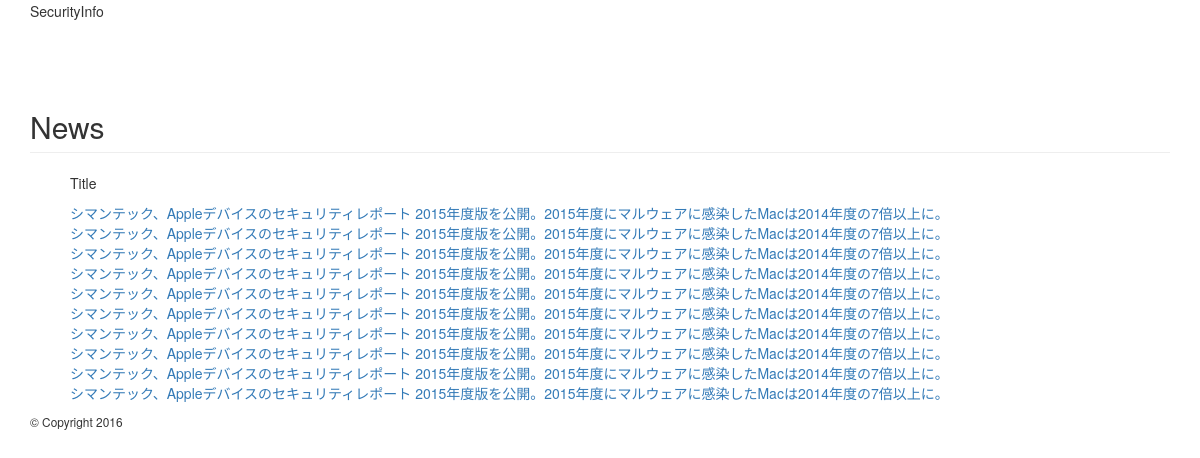
Page /crawler/index/ on the earlier database version.
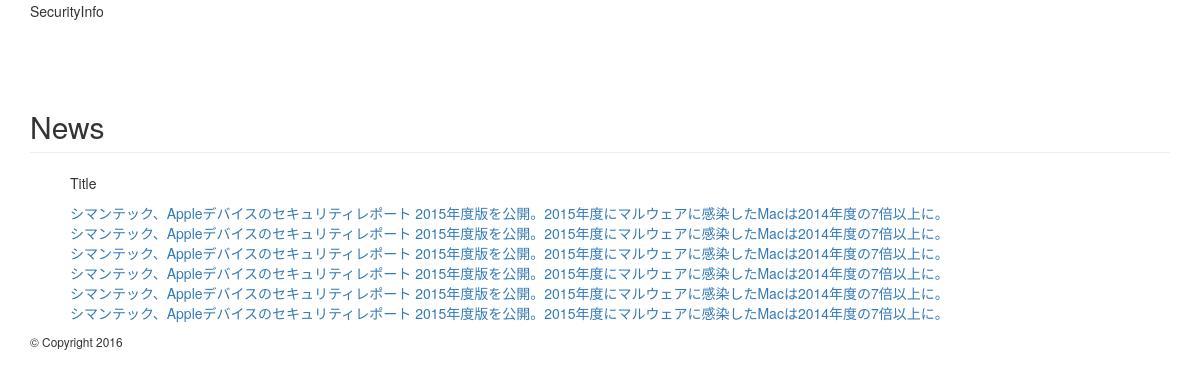
Same page on the later database version.
### crawler/models.py (models this page shows, shortened)
class Url_list(models.Model):
    url = models.CharField(u'URL', max_length=255)
    title = models.CharField(u'タイトル', unique=True, max_length=255, blank=True)
    timestamp = models.CharField(u'最終更新日', max_length=255)

### crawler/views.py (the view)
class UrlListView(ListView):
    model = Url_list
    template_name = 'index.html'
    context_object_name = 'index'
    paginate_by = 10
    def get_queryset(self):
        return Url_list.objects.all().order_by('id')

### crawler/templates/index.html
{% extends "base.html" %}
{% block content %}
<h2 class="page-header">News</h2>
<ul class="url_list">
  <p>Title</p>
  {% for ele in index %}
    <li style="list-style:none">
      <span class="content">
           <a href= "{{ ele.url }}">
             {{ ele.title }}
           </a>
      </span>
    </li>
  {% endfor %}
</ul>
{% endblock content %}

Differences in the rows shown:
removed Url_list: title "シマンテック、Appleデバイスのセキュリティレポート 2015年度版を公開。2015年度にマルウェアに感染したMacは2014年度の7倍以上に。"
removed Url_list: title "シマンテック、Appleデバイスのセキュリティレポート 2015年度版を公開。2015年度にマルウェアに感染したMacは2014年度の7倍以上に。"
removed Url_list: title "シマンテック、Appleデバイスのセキュリティレポート 2015年度版を公開。2015年度にマルウェアに感染したMacは2014年度の7倍以上に。"
removed Url_list: title "シマンテック、Appleデバイスのセキュリティレポート 2015年度版を公開。2015年度にマルウェアに感染したMacは2014年度の7倍以上に。"
